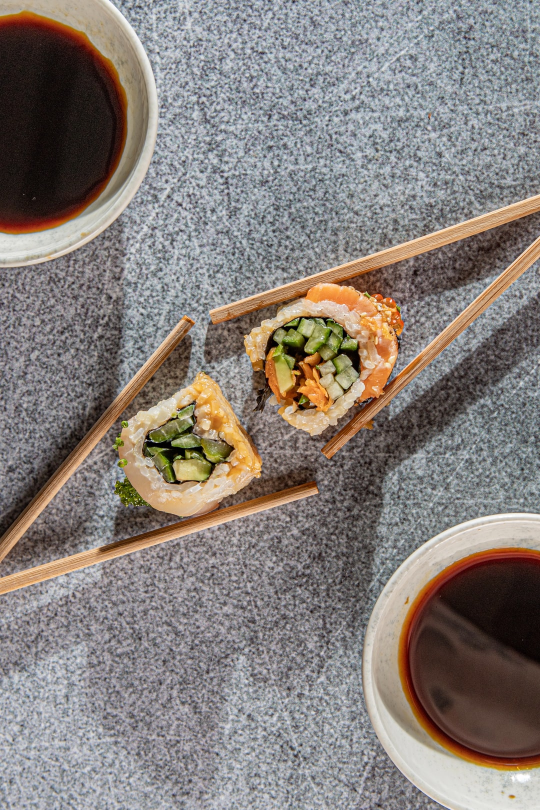
#> input picture Images/0EzYqMaAOSk.jpg, 1080 x 1620 px (shown at 1/2 size); its folder holds only this picture in this run
$ python 'multiprocessing-image-processing(no-threading).py'
#> lines starting #> are read from the running program, lines starting #| are printed output that depends on the picture
import time
from PIL import Image, ImageFilter
import glob
import os

size = (1200, 1200)
img_dir = 'Images'
proc_dir = "Processed"

img_paths = glob.glob(f'{img_dir}{os.path.sep}*.jpg')
print(f"{len(img_paths)} images found")

start = time.time()
for img_path in img_paths:
    img = Image.open(img_path)
#> img is the input picture: PIL image 1080x1620 RGB; mean R, G, B 134.7, 127, 122.4
    img = img.filter(ImageFilter.GaussianBlur(25))
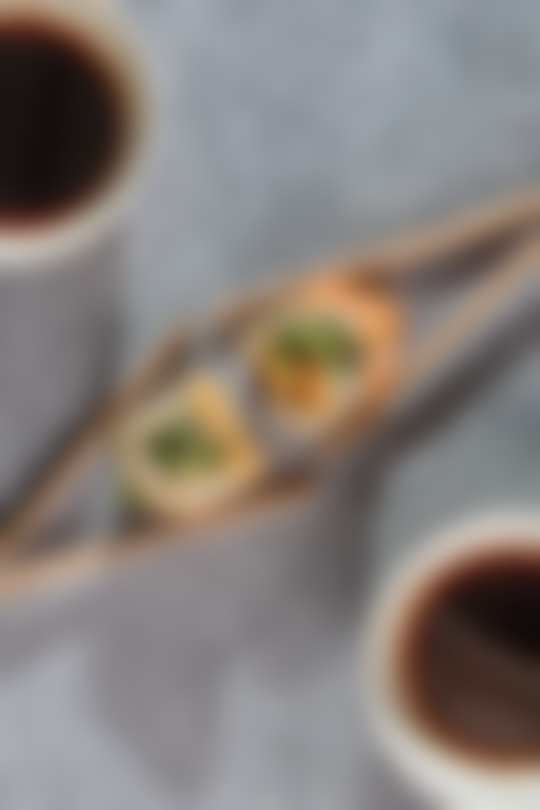
#> img: PIL image 1080x1620 RGB (shown at 1/2 size); mean R, G, B 134.7, 127, 122.4
    img.thumbnail(size)
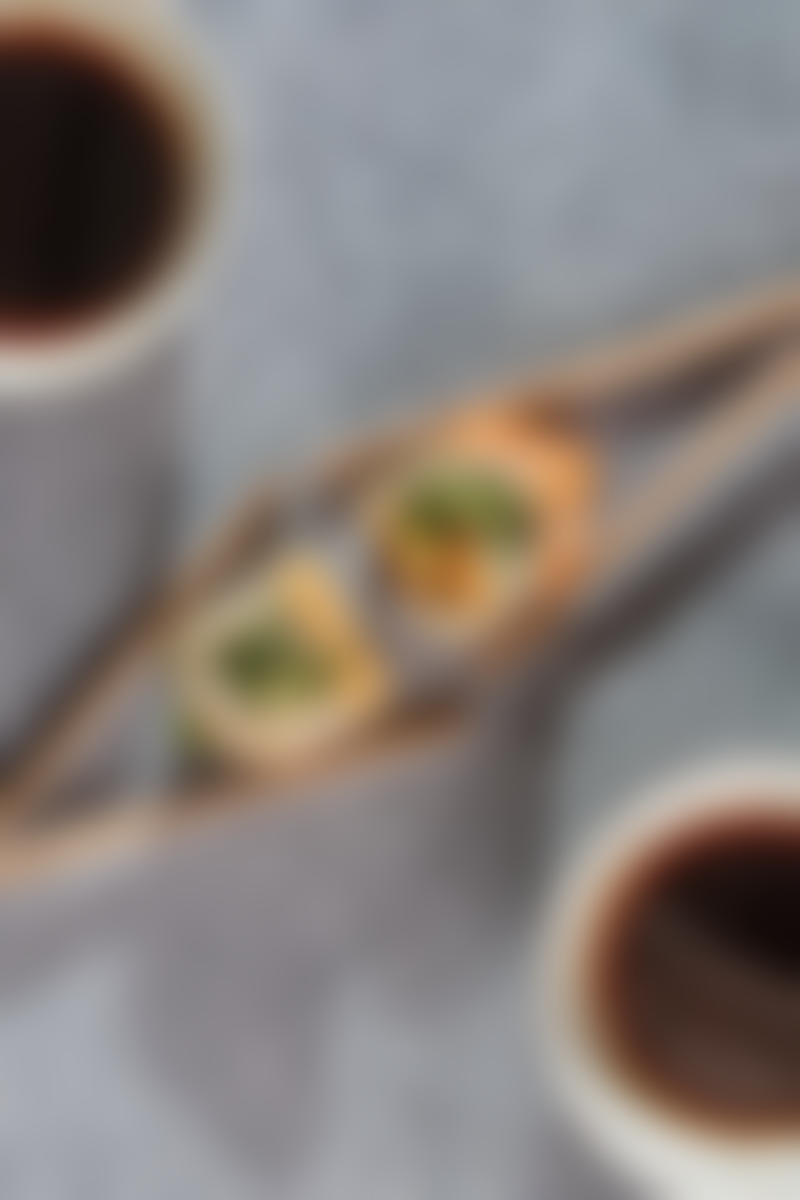
#> img: PIL image 800x1200 RGB; mean R, G, B 134.7, 127, 122.4
    img.save(img_path.replace(img_dir, proc_dir))
    print(f'{os.path.split(img_path)[1]} was processed')


end = time.time()
print(f'Total time elapsed: {end-start} seconds')

$ run again, on Images/2c2Bt2kDefk.jpg
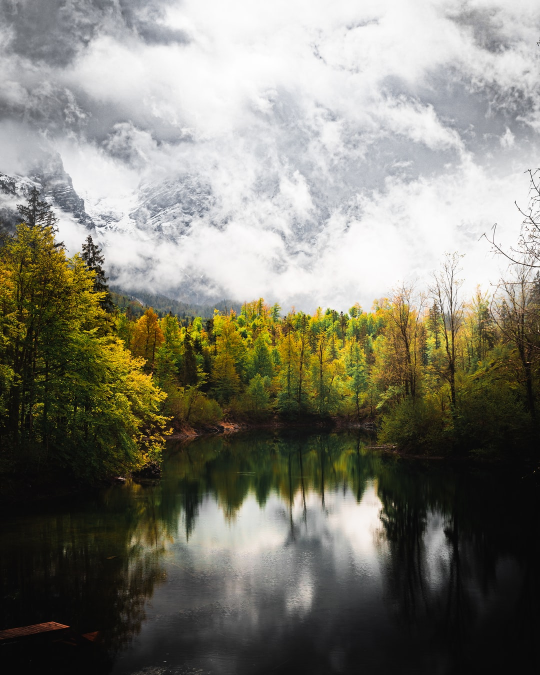
#> input picture Images/2c2Bt2kDefk.jpg, 1080 x 1350 px (shown at 1/2 size)
#> img is the input picture: PIL image 1080x1350 RGB; mean R, G, B 127.6, 125.9, 114.2
#> `img = img.filter(ImageFilter.GaussianBlur(25))`:
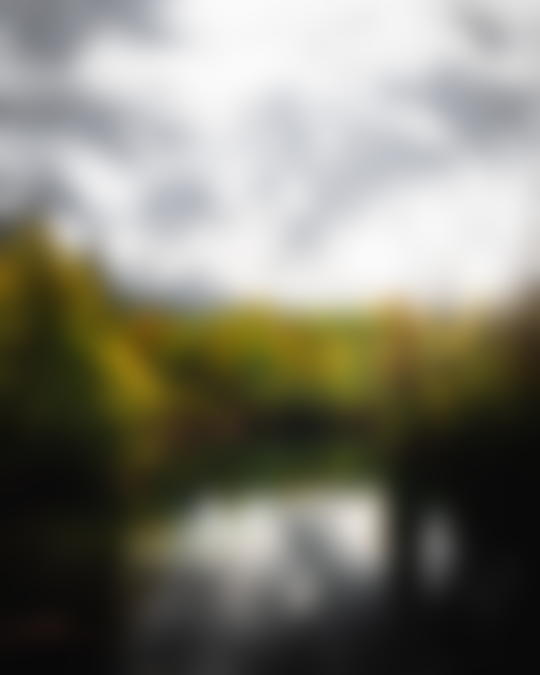
#> img: PIL image 1080x1350 RGB (shown at 1/2 size); mean R, G, B 127.5, 125.9, 114.2

$ run again, on Images/3-HB37ouRp0.jpg
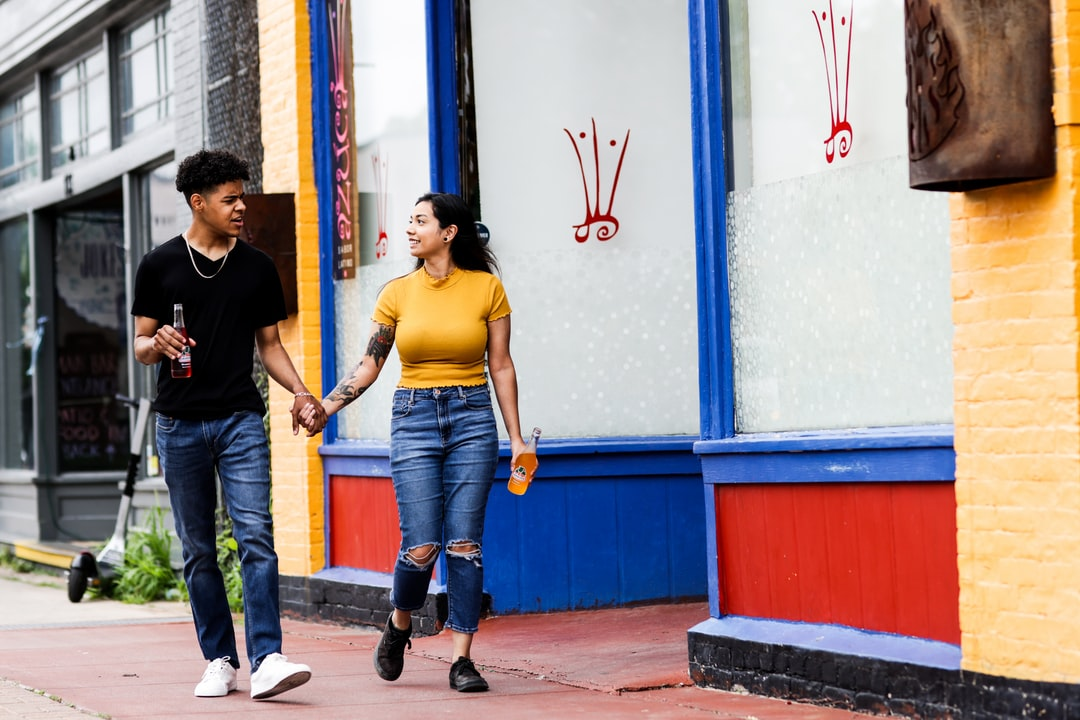
#> input picture Images/3-HB37ouRp0.jpg, 1080 x 720 px
#> img is the input picture: PIL image 1080x720 RGB; mean R, G, B 153.5, 138.9, 138.6
#> `img = img.filter(ImageFilter.GaussianBlur(25))`:
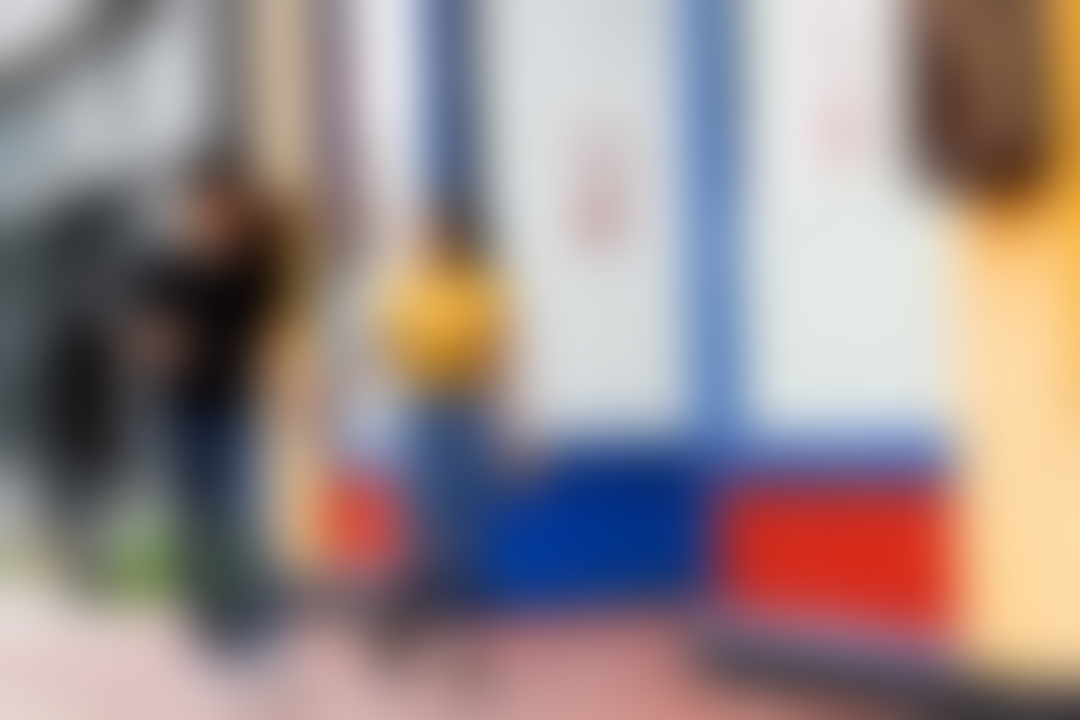
#> img: PIL image 1080x720 RGB; mean R, G, B 153.8, 139, 138.4
